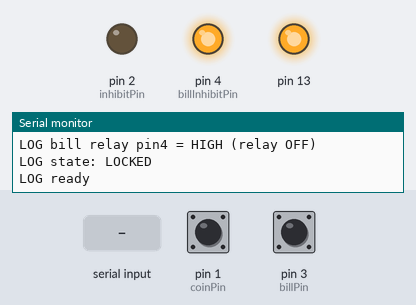
A sketch run on a simulated SparkFun Pro Micro, built with avr-gcc and run on an emulated ATmega32U4. Parts: output pins drawn as LEDs (lit = HIGH), the last lines printed to the serial monitor. Inputs (shaded band) come from the test bench; at power-on: pin 1 (coinPin) HIGH, pin 3 (billPin) HIGH. USB keyboard and mouse output is not drawn.

Above: at 1.2 s.
1.3 s: "U" received over Serial
At 2.2 s:
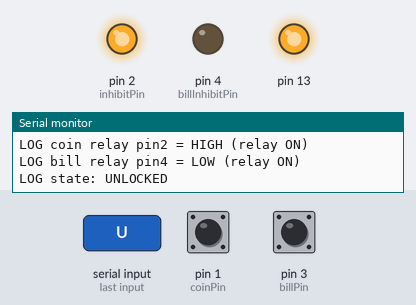
8.5 s: "L" received over Serial
At 8.9 s:
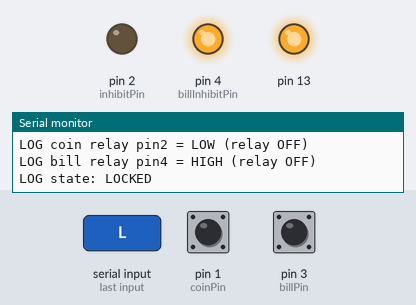
Timing chart, 0 to 11.5 s (numbered marks = the images above; inputs shaded):
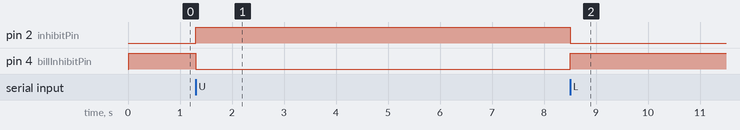

The sketch:

arduino.ino
```cpp
#include <Keyboard.h>

// COIN ACCEPTOR + BILL ACCEPTOR  (aligned with the Coin + Bill + Changer sketch)
// Works on any board with native USB keyboard support (Leonardo, Micro, Pro Micro, Pico, ...).
// Check your board's logic level: Pico = 3.3V ONLY, Leonardo = 5V.
//
// Leonardo only has external interrupts on pins 0,1,2,3,7. If billPin has none,
// it is read by a 1 kHz timer poll instead (automatic, see below).
// With billPin = 3 (as below) a real hardware interrupt is used.

// ---- Coin acceptor: pin 1 (coinPin), pin 2 (inhibitPin) ----
const int coinPin    = 1;
const int inhibitPin = 2;
const bool INHIBIT_ACTIVE_LOW = true;   // only used when COIN_USE_RELAY = false (direct wire to acceptor)

// A relay module needs the pin DRIVEN (HIGH or LOW). A floating (INPUT) pin can never switch a relay.
const bool COIN_USE_RELAY            = true;  // true = pin 2 goes to a relay module
const bool COIN_RELAY_ACTIVE_LOW     = false; // REVERSED: relay clicks ON when pin is HIGH
                                              // (true = relay clicks ON when pin is LOW)
const bool COIN_RELAY_ON_WHEN_UNLOCKED = true; // true = 'U' turns relay ON, 'L' turns it OFF
                                               // false = reverse (relay ON while locked)

// ---- Bill acceptor: pin 3 (billPin), pin 4 (billInhibitPin) ----
const int billPin         = 3;
const int billInhibitPin  = 4;
const bool BILL_INHIBIT_ACTIVE_LOW = true;   // only used when BILL_USE_RELAY = false (direct wire)

const bool BILL_USE_RELAY              = true;  // true = billInhibitPin goes to a relay module
const bool BILL_RELAY_ACTIVE_LOW       = true;  // false = relay ON when pin is HIGH
                                                // true  = relay ON when pin is LOW
const bool BILL_RELAY_ON_WHEN_UNLOCKED = true;  // true = 'U' turns relay ON, 'L' turns it OFF

// ---- Settings ----
const bool DEBUG = true;

// Coin
const unsigned long coinTimeoutMs = 100;       // ms gap = coin finished
const unsigned long minPulseUs    = 10000UL;   // reject pulses < 10ms
const unsigned long minGapMs      = 10;        // min gap between accepted pulses
const unsigned long settleMs      = 500;       // ignore after lock/unlock

// Bill (bill pulses are usually ~50ms wide with ~50-100ms gaps)
const unsigned long billTimeoutMs    = 500;      // gap = bill finished (>= 3x acceptor pulse period)
const unsigned long billMinPulseUs   = 20000UL;  // reject pulses < 20ms
const unsigned long billMaxPulseUs   = 200000UL; // reject pulses > 200ms (stuck line / noise burst)
const unsigned long billDebounceUs   = 2000UL;   // ignore edges < 2ms after the previous accepted edge
const int           BILL_CHUNK       = 10;       // bill credit is sent in steps of 10
const unsigned long BILL_SEND_GAP_MS = 100;      // pause between each "10" so the PC can keep up

// ---- Coin shared with ISR ----
volatile int pulseCount = 0;
volatile unsigned long lastPulseTime = 0;
volatile unsigned long ignoreUntil = 0;
volatile unsigned long fallUs = 0;
volatile bool pulseActive = false;
volatile bool lockedISR = true;

// ---- Bill shared with ISR ----
volatile int billPulseCount = 0;
volatile unsigned long billLastPulseTime = 0;
volatile unsigned long billLastEdgeUs = 0;
volatile unsigned long billFallUs = 0;
volatile bool billPulseActive = false;

bool locked = true;

// ---- Event log ring buffer ----
enum EvType : uint8_t {
  EV_FALL, EV_ACCEPT, EV_REJ_SHORT, EV_REJ_LOCKED, EV_REJ_SETTLE, EV_REJ_GAP,
  EV_BILL_FALL, EV_BILL_ACCEPT, EV_BILL_REJ_SHORT, EV_BILL_REJ_LONG
};
struct Event { uint8_t type; unsigned long ms; unsigned long widthUs; };
const uint8_t LOG_SIZE = 32;
volatile Event logBuf[LOG_SIZE];
volatile uint8_t logHead = 0, logTail = 0;

void logEvent(uint8_t type, unsigned long widthUs) {
  uint8_t next = (logHead + 1) % LOG_SIZE;
  if (next == logTail) return;
  logBuf[logHead].type = type;
  logBuf[logHead].ms = millis();
  logBuf[logHead].widthUs = widthUs;
  logHead = next;
}

void flushLog() {
  // On Leonardo/AVR, Serial.print BLOCKS when the PC isn't reading the port (the web page
  // only writes, never reads). Only print when there is room, so the loop never stalls.
  while (logTail != logHead && Serial.availableForWrite() >= 48) {
    Event e;
    e.type = logBuf[logTail].type;
    e.ms = logBuf[logTail].ms;
    e.widthUs = logBuf[logTail].widthUs;
    logTail = (logTail + 1) % LOG_SIZE;

    Serial.print(F("LOG "));
    Serial.print(e.ms);
    Serial.print(F("ms "));
    switch (e.type) {
      case EV_FALL:        Serial.println(F("COIN pin went LOW")); break;
      case EV_ACCEPT:      Serial.print(F("COIN ACCEPTED pulse, width="));
                           Serial.print(e.widthUs); Serial.println(F("us")); break;
      case EV_REJ_SHORT:
                           Serial.print(F("COIN REJECTED too short (noise/spark), width="));
                           Serial.print(e.widthUs); Serial.println(F("us"));

                           Keyboard.write('0');
                           Keyboard.write(KEY_RETURN);
                           break;

      case EV_REJ_LOCKED:  Serial.print(F("COIN rejected: locked, width="));
                           Serial.print(e.widthUs); Serial.println(F("us"));

                           Keyboard.write('0');
                           Keyboard.write(KEY_RETURN);
                           break;
      case EV_REJ_SETTLE:  Serial.print(F("COIN rejected: settle window, width="));
                           Serial.print(e.widthUs); Serial.println(F("us")); break;
      case EV_REJ_GAP:     Serial.print(F("COIN rejected: gap too small, width="));
                           Serial.print(e.widthUs); Serial.println(F("us")); break;

      case EV_BILL_FALL:        Serial.println(F("BILL pin went LOW")); break;
      case EV_BILL_ACCEPT:      Serial.print(F("BILL ACCEPTED pulse, width="));
                                Serial.print(e.widthUs); Serial.println(F("us")); break;
      case EV_BILL_REJ_SHORT:   Serial.print(F("BILL REJECTED too short (noise), width="));
                                Serial.print(e.widthUs); Serial.println(F("us")); break;
      case EV_BILL_REJ_LONG:    Serial.print(F("BILL REJECTED too long (stuck/noise), width="));
                                Serial.print(e.widthUs); Serial.println(F("us")); break;
    }
  }
}

void applyLockState() {
  // ---- Coin inhibit ----
  // In relay mode the pin is ALWAYS an OUTPUT and is driven HIGH or LOW.
  if (COIN_USE_RELAY) {
    bool relayOn = COIN_RELAY_ON_WHEN_UNLOCKED ? !locked : locked;
    bool level = (relayOn == COIN_RELAY_ACTIVE_LOW) ? LOW : HIGH;
    digitalWrite(inhibitPin, level);   // set level first so the relay does not glitch...
    pinMode(inhibitPin, OUTPUT);       // ...then make it an output
    if (DEBUG) {
      Serial.print(F("LOG coin relay pin"));
      Serial.print(inhibitPin);
      Serial.print(F(" = "));
      Serial.print(level ? F("HIGH") : F("LOW"));
      Serial.println(relayOn ? F(" (relay ON)") : F(" (relay OFF)"));
    }
  } else {
    // Direct-wire behavior (acceptor inhibit wire straight to inhibitPin)
    bool pinHigh = INHIBIT_ACTIVE_LOW ? !locked : locked;
    if (pinHigh) {
      pinMode(inhibitPin, INPUT);
    } else {
      pinMode(inhibitPin, OUTPUT);
      digitalWrite(inhibitPin, LOW);
    }
  }

  // ---- Bill inhibit ----
  if (BILL_USE_RELAY) {
    bool billRelayOn = BILL_RELAY_ON_WHEN_UNLOCKED ? !locked : locked;
    bool billLevel = (billRelayOn == BILL_RELAY_ACTIVE_LOW) ? LOW : HIGH;
    digitalWrite(billInhibitPin, billLevel);
    pinMode(billInhibitPin, OUTPUT);
    if (DEBUG) {
      Serial.print(F("LOG bill relay pin"));
      Serial.print(billInhibitPin);
      Serial.print(F(" = "));
      Serial.print(billLevel ? F("HIGH") : F("LOW"));
      Serial.println(billRelayOn ? F(" (relay ON)") : F(" (relay OFF)"));
    }
  } else {
    // Direct-wire behavior (acceptor inhibit wire straight to billInhibitPin)
    bool billPinHigh = BILL_INHIBIT_ACTIVE_LOW ? !locked : locked;
    if (billPinHigh) {
      pinMode(billInhibitPin, INPUT);
    } else {
      pinMode(billInhibitPin, OUTPUT);
      digitalWrite(billInhibitPin, LOW);
    }
  }

  noInterrupts();
  pulseCount = 0;
  pulseActive = false;
  lockedISR = locked;
  ignoreUntil = millis() + settleMs;
  // Bill state is intentionally NOT cleared or ignored here: a bill already
  // feeding must still be counted so the money is never lost.
  interrupts();

  if (DEBUG) {
    Serial.print(F("LOG state: "));
    Serial.println(locked ? F("LOCKED") : F("UNLOCKED"));
  }
}

// ---- Coin ISR: fires on both edges. Pulse = LOW period; width checked on RISING. ----
void coinISR() {
  unsigned long nowUs = micros();
  bool level = digitalRead(coinPin);

  if (!level) {                               // FALLING
    fallUs = nowUs;
    pulseActive = true;
    if (DEBUG) logEvent(EV_FALL, 0);
    return;
  }

  // RISING
  if (!pulseActive) return;
  pulseActive = false;
  unsigned long width = nowUs - fallUs;
  unsigned long nowMs = millis();

  if (lockedISR)                  { if (DEBUG) logEvent(EV_REJ_LOCKED, width); return; }
  if (nowMs < ignoreUntil)        { if (DEBUG) logEvent(EV_REJ_SETTLE, width); return; }
  if (width < minPulseUs)         { if (DEBUG) logEvent(EV_REJ_SHORT, width);  return; }
  if (pulseCount > 0 && nowMs - lastPulseTime < minGapMs)
                                  { if (DEBUG) logEvent(EV_REJ_GAP, width);    return; }

  pulseCount++;
  lastPulseTime = nowMs;
  if (DEBUG) logEvent(EV_ACCEPT, width);
}

// ---- Bill ISR: debounced, counts every valid pulse (even while locked) ----
void billISR() {
  unsigned long nowUs = micros();
  if (nowUs - billLastEdgeUs < billDebounceUs) return;   // bounce / glitch
  bool level = digitalRead(billPin);

  if (!level) {                               // FALLING
    if (billPulseActive) return;              // already low -> ignore duplicate
    billLastEdgeUs = nowUs;
    billFallUs = nowUs;
    billPulseActive = true;
    if (DEBUG) logEvent(EV_BILL_FALL, 0);
    return;
  }

  // RISING
  if (!billPulseActive) return;
  billLastEdgeUs = nowUs;
  billPulseActive = false;
  unsigned long width = nowUs - billFallUs;

  if (width < billMinPulseUs) { if (DEBUG) logEvent(EV_BILL_REJ_SHORT, width); return; }
  if (width > billMaxPulseUs) { if (DEBUG) logEvent(EV_BILL_REJ_LONG, width);  return; }

  // No lock/settle rejection: never discard real money pulses.
  billPulseCount++;
  billLastPulseTime = millis();
  if (DEBUG) logEvent(EV_BILL_ACCEPT, width);
}

int evaluateCoin(int pulses) {
  switch (pulses) {
    case 1: case 5: case 10: case 20: return pulses;
    default: return 0;
  }
}

// Map bill pulse count -> peso value. EDIT THIS to match your acceptor's
// pulse settings (check its DIP switches / manual).
int evaluateBill(int pulses) {
  switch (pulses) {
    case 2:   return 20;
    case 5:   return 50;
    case 10:  return 100;
    case 20:  return 200;
    case 50:  return 500;
    case 100: return 1000;
    default:  return 0;
  }
}

// ---- Pin polling for pins without a hardware interrupt ----
// Edge-detects the pin and calls the same ISR logic. Runs from a 1 kHz timer on AVR,
// or from loop() on other boards. Only active if billPin has no hardware interrupt.
bool billPolled = false;
volatile bool billLastLevel = true;

void pollInputs() {
  if (billPolled) {
    bool lv = digitalRead(billPin);
    if (lv != billLastLevel) { billLastLevel = lv; billISR(); }
  }
}

#if defined(ARDUINO_ARCH_AVR)
SIGNAL(TIMER0_COMPA_vect) { pollInputs(); }   // piggy-back on Arduino's Timer0 (~1 kHz)
#endif

// ---- Serial commands (instant single chars): L = lock, U = unlock ----
void handleSerial() {
  while (Serial.available() > 0) {
    char c = Serial.read();
    if ((c == 'L' || c == 'l') && !locked)      { locked = true;  applyLockState(); }
    else if ((c == 'U' || c == 'u') && locked)  { locked = false; applyLockState(); }
  }
}

void attachInput(int pin, void (*isr)(), bool &polled) {
  if (digitalPinToInterrupt(pin) != NOT_AN_INTERRUPT) {
    attachInterrupt(digitalPinToInterrupt(pin), isr, CHANGE);   // CHANGE used directly: its type differs per core (int on AVR, PinStatus on Pico)
  } else {
    polled = true;
  }
}

void setup() {
  Serial.begin(115200);
  Keyboard.begin();
  pinMode(LED_BUILTIN, OUTPUT);
  digitalWrite(LED_BUILTIN, HIGH);
  pinMode(coinPin, INPUT_PULLUP);
  pinMode(billPin, INPUT_PULLUP);

  unsigned long t0 = millis();
  while (!Serial && millis() - t0 < 2000) delay(10);

  applyLockState();                 // boots LOCKED -> both relays set to their "locked" state
  billLastLevel = digitalRead(billPin);
  bool coinPolled = false;
  attachInput(coinPin, coinISR, coinPolled);   // must be interrupt-capable (Leonardo pin 1 is)
  if (coinPolled) Serial.println(F("WARNING: coinPin has no hardware interrupt on this board!"));
  attachInput(billPin, billISR, billPolled);
  #if defined(ARDUINO_ARCH_AVR)
    OCR0A = 0x80;
    TIMSK0 |= _BV(OCIE0A);       // enable Timer0 compare-A interrupt for polling
  #endif
  if (DEBUG) Serial.println(F("LOG ready"));
}

void loop() {
  handleSerial();

  #if !defined(ARDUINO_ARCH_AVR)
    pollInputs();
  #endif

  if (DEBUG) flushLog();

  // ---- Coin ----
  int count = 0;
  noInterrupts();
  if (pulseCount > 0 && millis() - lastPulseTime > coinTimeoutMs) {
    count = pulseCount;
    pulseCount = 0;
  }
  interrupts();

  if (count > 0) {
    int value = evaluateCoin(count);
    if (DEBUG) {
      Serial.print(F("LOG coin finished: pulses="));
      Serial.print(count);
      Serial.print(F(" value="));
      Serial.println(value);
    }
    if (value > 0 && !locked) {
      Keyboard.print(value);
      Keyboard.write(KEY_RETURN);
    }
  }

  // ---- Bill ----
  static int pendingBillValue = 0;     // credit held if the bill finished while locked
  int billCount = 0;
  noInterrupts();
  if (billPulseCount > 0 && !billPulseActive &&
      millis() - billLastPulseTime > billTimeoutMs) {
    billCount = billPulseCount;
    billPulseCount = 0;
  }
  interrupts();

  if (billCount > 0) {
    int billValue = evaluateBill(billCount);
    if (DEBUG) {
      Serial.print(F("LOG bill finished: pulses="));
      Serial.print(billCount);
      Serial.print(F(" value="));
      Serial.println(billValue);
    }
    if (billValue == 0) {
      Serial.print(F("WARNING: unknown bill pulse count ("));
      Serial.print(billCount);
      Serial.println(F(") - check mapping/noise/wiring!"));
    } else {
      pendingBillValue += billValue;
    }
  }

  // Send bill credit in steps of 10 (e.g. 50 -> 10,10,10,10,10), one per BILL_SEND_GAP_MS
  static unsigned long lastBillSendMs = 0;
  if (pendingBillValue > 0 && !locked && millis() - lastBillSendMs >= BILL_SEND_GAP_MS) {
    int chunk = (pendingBillValue < BILL_CHUNK) ? pendingBillValue : BILL_CHUNK;
    Keyboard.print(chunk);
    Keyboard.write(KEY_RETURN);
    pendingBillValue -= chunk;
    lastBillSendMs = millis();
  }
}
```

Measured:
- after the input at 1.3 s, pin 2 (inhibitPin): LOW → HIGH at once; pin 4 (billInhibitPin): HIGH → LOW at once
- after the input at 8.5 s, pin 2 (inhibitPin): HIGH → LOW at once; pin 4 (billInhibitPin): LOW → HIGH at once
